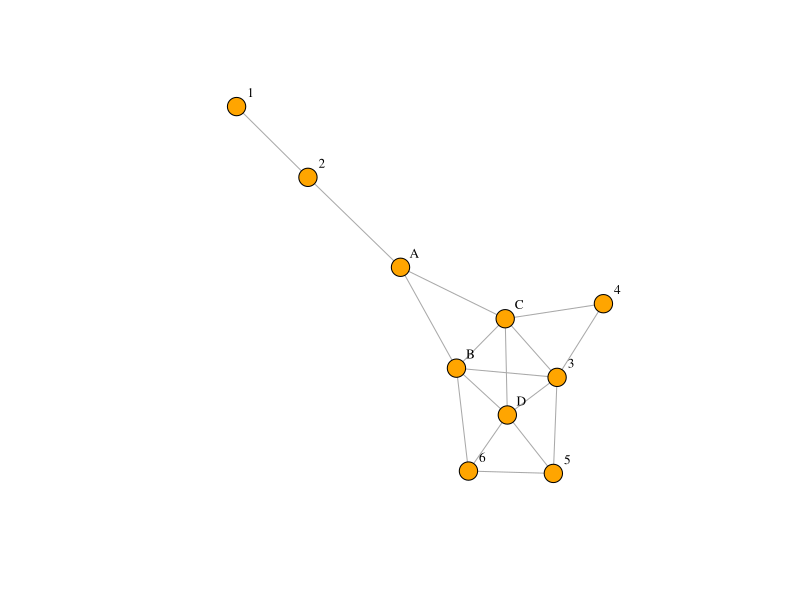
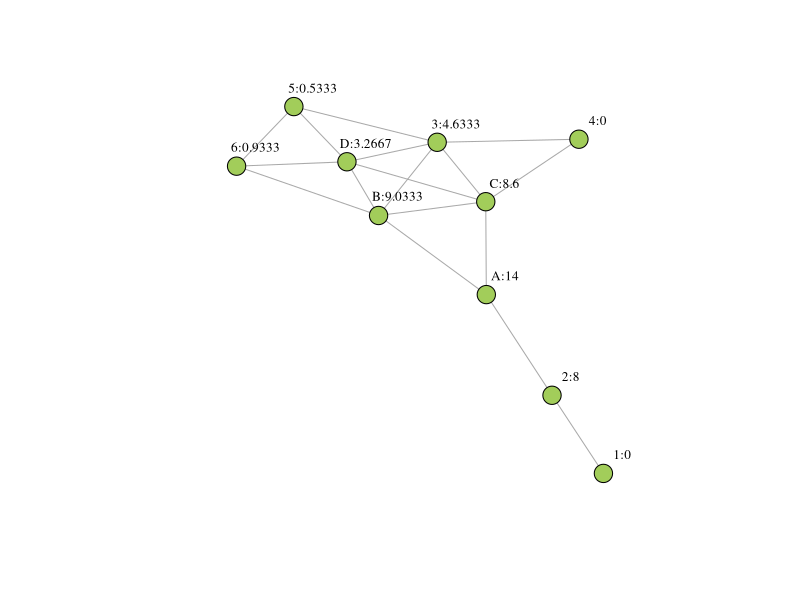
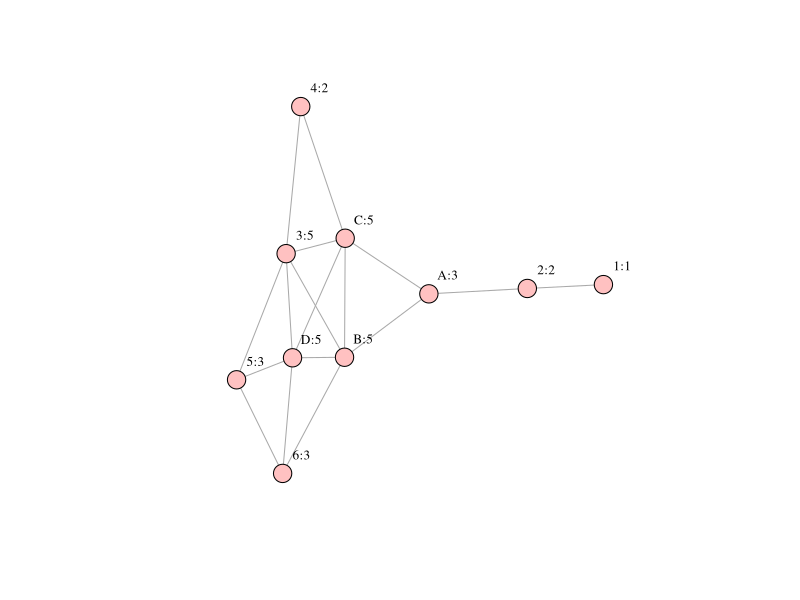
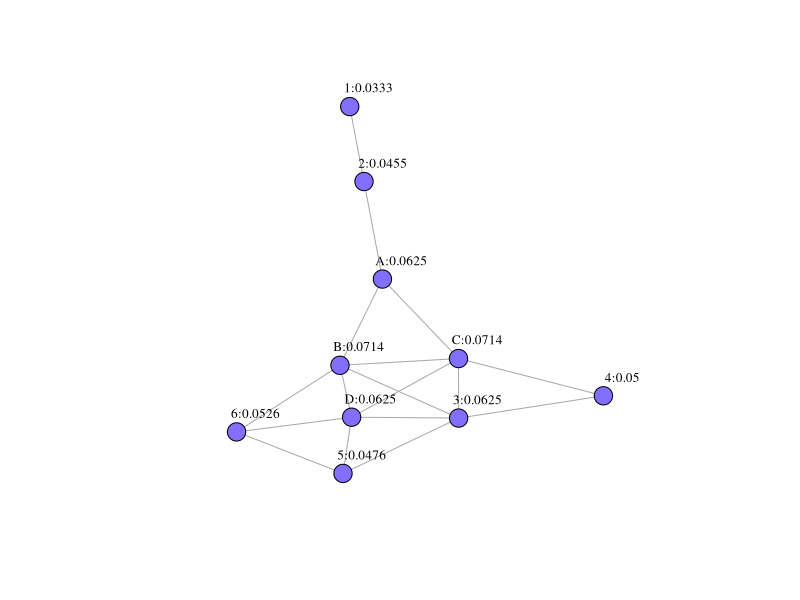

Source code (R) for these figures, in order:
## ---- chunk 1
library(readr)
library(igraph)
library(ggraph)
## ---- chunk 2
from_ <- c("1","2","3","3","3","3","3","4","5","5","6","6","D","D","B","B","A")
to_ <- c("2","A","D","C","B","4","5","C","D","6","D","B","B","C","C","A","C")

egde <- data.frame(from = from_, to=to_)
g <- graph_from_data_frame(egde, directed=FALSE)
g
## ---- chunk 3
plot(g, layout=layout.fruchterman.reingold,
    vertex.size = 10,
    vertex.label = V(g)$name, # Set the labels (Node)
    vertex.label.cex = 0.8,   # Slightly smaller font
    vertex.label.dist = 1.5,  # Offset the labels
    vertex.label.color = "black",
    vertex.color = "orange")
## ---- chunk 4
bc <- betweenness(g)
bc
## ---- chunk 5
V(g)$betweenness <- round(betweenness(g),4)
label1 <- paste(V(g)$name,V(g)$betweenness,sep=":")
  
plot(g, layout=layout.fruchterman.reingold,
    vertex.size = 10,          
    vertex.label = label1, # Set the labels (Node:betweenness)
    vertex.label.cex = 0.8,   
    vertex.label.dist = 2,  
    vertex.label.color = "black",
    vertex.color = "darkolivegreen3")
## ---- chunk 6
dc <- degree(g)
dc
## ---- chunk 7
V(g)$degree <- degree(g)
label2 <- paste(V(g)$name,V(g)$degree,sep=":")
  
plot(g, layout=layout.fruchterman.reingold,
    vertex.size = 10,          
    vertex.label = label2, # Set the labels (Node:degree)
    vertex.label.cex = 0.8,   
    vertex.label.dist = 2,  
    vertex.label.color = "black",
    vertex.color = "rosybrown1")
## ---- chunk 8
cc <- closeness(g)
cc
## ---- chunk 9
V(g)$closeness <- round(closeness(g),4)
label3 <- paste(V(g)$name,V(g)$closeness,sep=":")
  
plot(g, layout=layout.fruchterman.reingold,
    vertex.size = 10,          
    vertex.label = label3, # Set the labels (Node:closeness)
    vertex.label.cex = 0.8,   
    vertex.label.dist = 2,  
    vertex.label.color = "black",
    vertex.color = "slateblue1")
